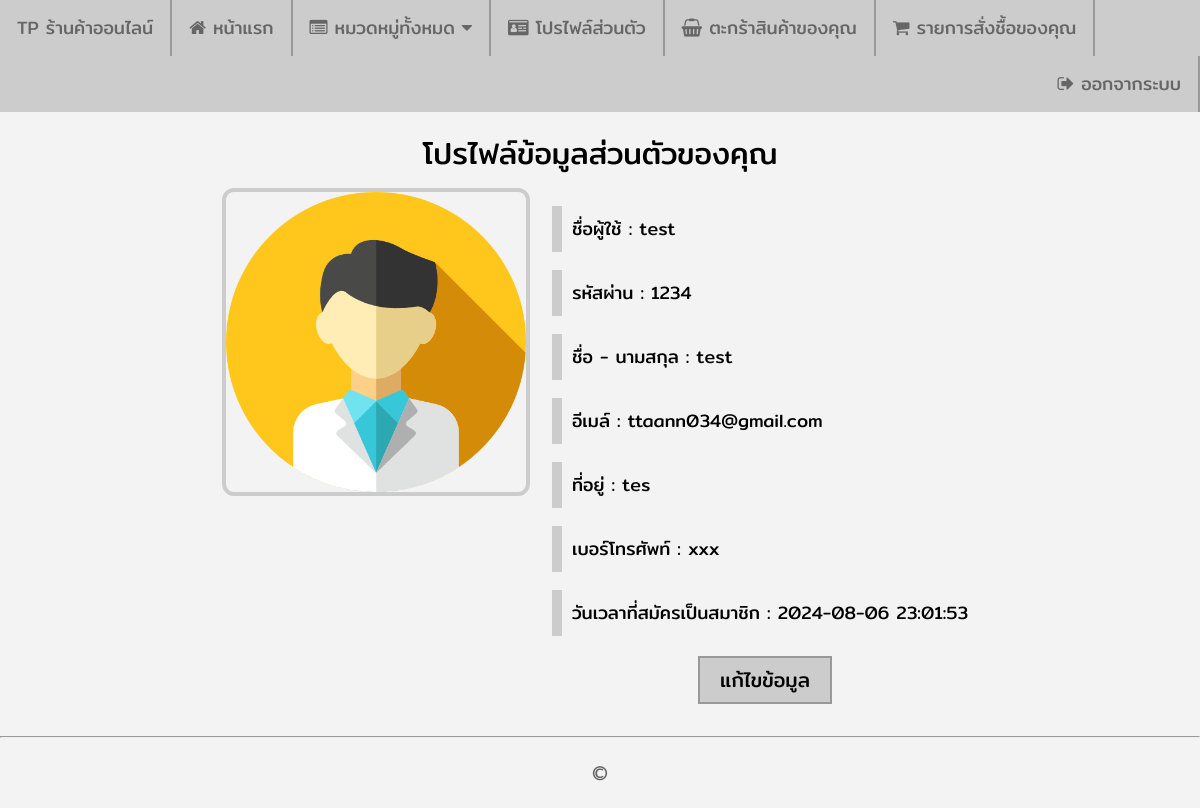
Page /shop_online/profile.php (signed in) on the committed database.
### tables this page shows
CREATE TABLE `shop_information` (
  `shop_information_id` int(5) NOT NULL,
  `shop_information_name` varchar(100) NOT NULL,
  `shop_information_email` varchar(100) NOT NULL,
  `shop_information_address` text NOT NULL,
  `shop_information_tel` varchar(10) NOT NULL,
  `shop_information_title` varchar(100) NOT NULL,
  `shop_information_logo` text NOT NULL
);

CREATE TABLE `member` (
  `member_id` int(10) NOT NULL,
  `member_username` varchar(30) NOT NULL,
  `member_password` varchar(30) NOT NULL,
  `member_name` varchar(100) NOT NULL,
  `member_email` varchar(100) NOT NULL,
  `member_address` text NOT NULL,
  `member_tel` varchar(10) NOT NULL,
  `member_img` text NOT NULL,
  `member_date` datetime NOT NULL,
  `member_level` enum('user','admin') NOT NULL DEFAULT 'user'
);

### shop_online/profile.php (the view, shortened to what this page needs)
<?php
    require_once('connections/mysqli.php');
    $strSQL = "SELECT * FROM shop_information";
    $objQuery = mysqli_query($Connection,$strSQL);
    $objResult = mysqli_fetch_array($objQuery,MYSQLI_ASSOC);
    $strSQL2 = "SELECT * FROM member WHERE member_username = '".$_SESSION['member_username']."' ";
    $objQuery2 = mysqli_query($Connection,$strSQL2);
    $objResult2 = mysqli_fetch_array($objQuery2,MYSQLI_ASSOC);
?>
<!DOCTYPE html>
<html lang="en">
<head>
  <link rel="stylesheet" href="https://cdnjs.cloudflare.com/ajax/libs/font-awesome/4.7.0/css/font-awesome.min.css">
  <link rel="stylesheet" type="text/css" href="assets/css/body.css">
  <link rel="stylesheet" type="text/css" href="assets/css/navigationbar.css">
  <link rel="stylesheet" type="text/css" href="assets/css/shop.css">
</head>
<body>
  <?php include 'includes/navbar.php';?>
  <div class="shop_div_2">
    <span class="shop_span_7">โปรไฟล์ข้อมูลส่วนตัวของคุณ</span>
    <table align="center" cellpadding="10">
      <tr>
        <td valign="top">
          <img src="images/member/<?php echo $objResult2["member_img"];?>" class="shop_img_1" width="300px" height="300px">
        </td>
        <td align="left" valign="top">
          <p class="shop_p_3">ชื่อผู้ใช้ : <?php echo $objResult2["member_username"]; ?></p>
          <p class="shop_p_3">รหัสผ่าน : <?php echo $objResult2["member_password"]; ?></p>
          <p class="shop_p_3">ชื่อ - นามสกุล : <?php echo $objResult2["member_name"]; ?></p>
          <p class="shop_p_3">อีเมล์ : <?php echo $objResult2["member_email"]; ?></p>
          <p class="shop_p_3">ที่อยู่ : <?php echo nl2br($objResult2["member_address"]); ?></p>
          <p class="shop_p_3">เบอร์โทรศัพท์ : <?php echo $objResult2["member_tel"]; ?></p>
          <p class="shop_p_3">วันเวลาที่สมัครเป็นสมาชิก : <?php echo $objResult2["member_date"]; ?></p>
          <div class="shop_div_4">
            <a href="profile_edit.php"><button class="shop_button_2">แก้ไขข้อมูล</button></a>
          </div>
        </td>
      </tr>
    </table>
  </div>
  <hr>
  <?php include 'includes/footer.php';?>
</body>
</html>

### shop_online/includes/navbar.php (shortened to what this page needs)
<ul>
  <li><a><?php echo $objResult['shop_information_name']; ?></a></li>
  <li><a href="index.php"><i class="fa fa-home"></i> หน้าแรก</a></li>
  <li class="dropdown">
    <a href="javascript:void(0)" class="dropbtn"><i class="fa fa-list-alt"></i> หมวดหมู่ทั้งหมด <i class="fa fa-caret-down"></i></a>
  </li>
  <?php
  if ($_SESSION != NULL) {
  ?>
  <li><a href="profile.php"><i class="fa fa-id-card"></i> โปรไฟล์ส่วนตัว</a></li>
  <li><a href="basket.php"><i class="fa fa-shopping-basket"></i> ตะกร้าสินค้าของคุณ</a></li>
  <li><a href="order.php"><i class="fa fa-shopping-cart"></i> รายการสั่งชื้อของคุณ</a></li>
  <li style="float:right"><a href="logout.php"><i class="fa fa-sign-out"></i> ออกจากระบบ</a></li>
  <?php
  }
  ?>
</ul>

### shop_online/assets/css/body.css (style rules this page uses)
body { font-family: mitrregular; background-color: #f3f3f3; margin-left: 0px; margin-top: 0px; margin-right: 0px; margin-bottom: 0px; }

### shop_online/assets/css/navigationbar.css (style rules this page uses)
ul { list-style-type: none; margin: 0; padding: 0; overflow: hidden; background-color: #CCC; }
li { float: left; border-right: 2px solid #999; }
li a { display: block; color: #666; text-align: center; padding: 15px 17px; text-decoration: none; font-size: 18px; }
li.dropdown { display: inline-block; }

### shop_online/assets/css/shop.css (style rules this page uses)
div.shop_div_2 { display: block; margin: auto; margin-top: 20px; margin-bottom: 20px; text-align: center; }
div.shop_div_4 { display: block; margin: auto; margin-top: 20px; text-align: center; }
span.shop_span_7 { display: block; color: #000; font-size: 30px; }
img.shop_img_1 { border: 4px solid #CCC; border-radius: 12px; }
p.shop_p_3 { display: block; border-left: 10px solid #CCC; padding: 10px; font-size: 18px; }
button.shop_button_2 { font-family: mitrregular; background-color: #CCC; border: 2px solid #999; color: #000; padding: 7px 20px; text-align: center; text-decoration: none; font-size: 20px; -webkit-transition-duration: 0.4s; transition-duration: 0.4s; cursor: pointer; }

### rows in the picture
shop_information: shop_information_name "TP ร้านค้าออนไลน์"
member: member_img (placeholder picture), member_username "test", member_password "1234", member_name "test", member_email "ttaann034@gmail.com", member_address "tes", member_tel "xxx", member_date "2024-08-06 23:01:53"
